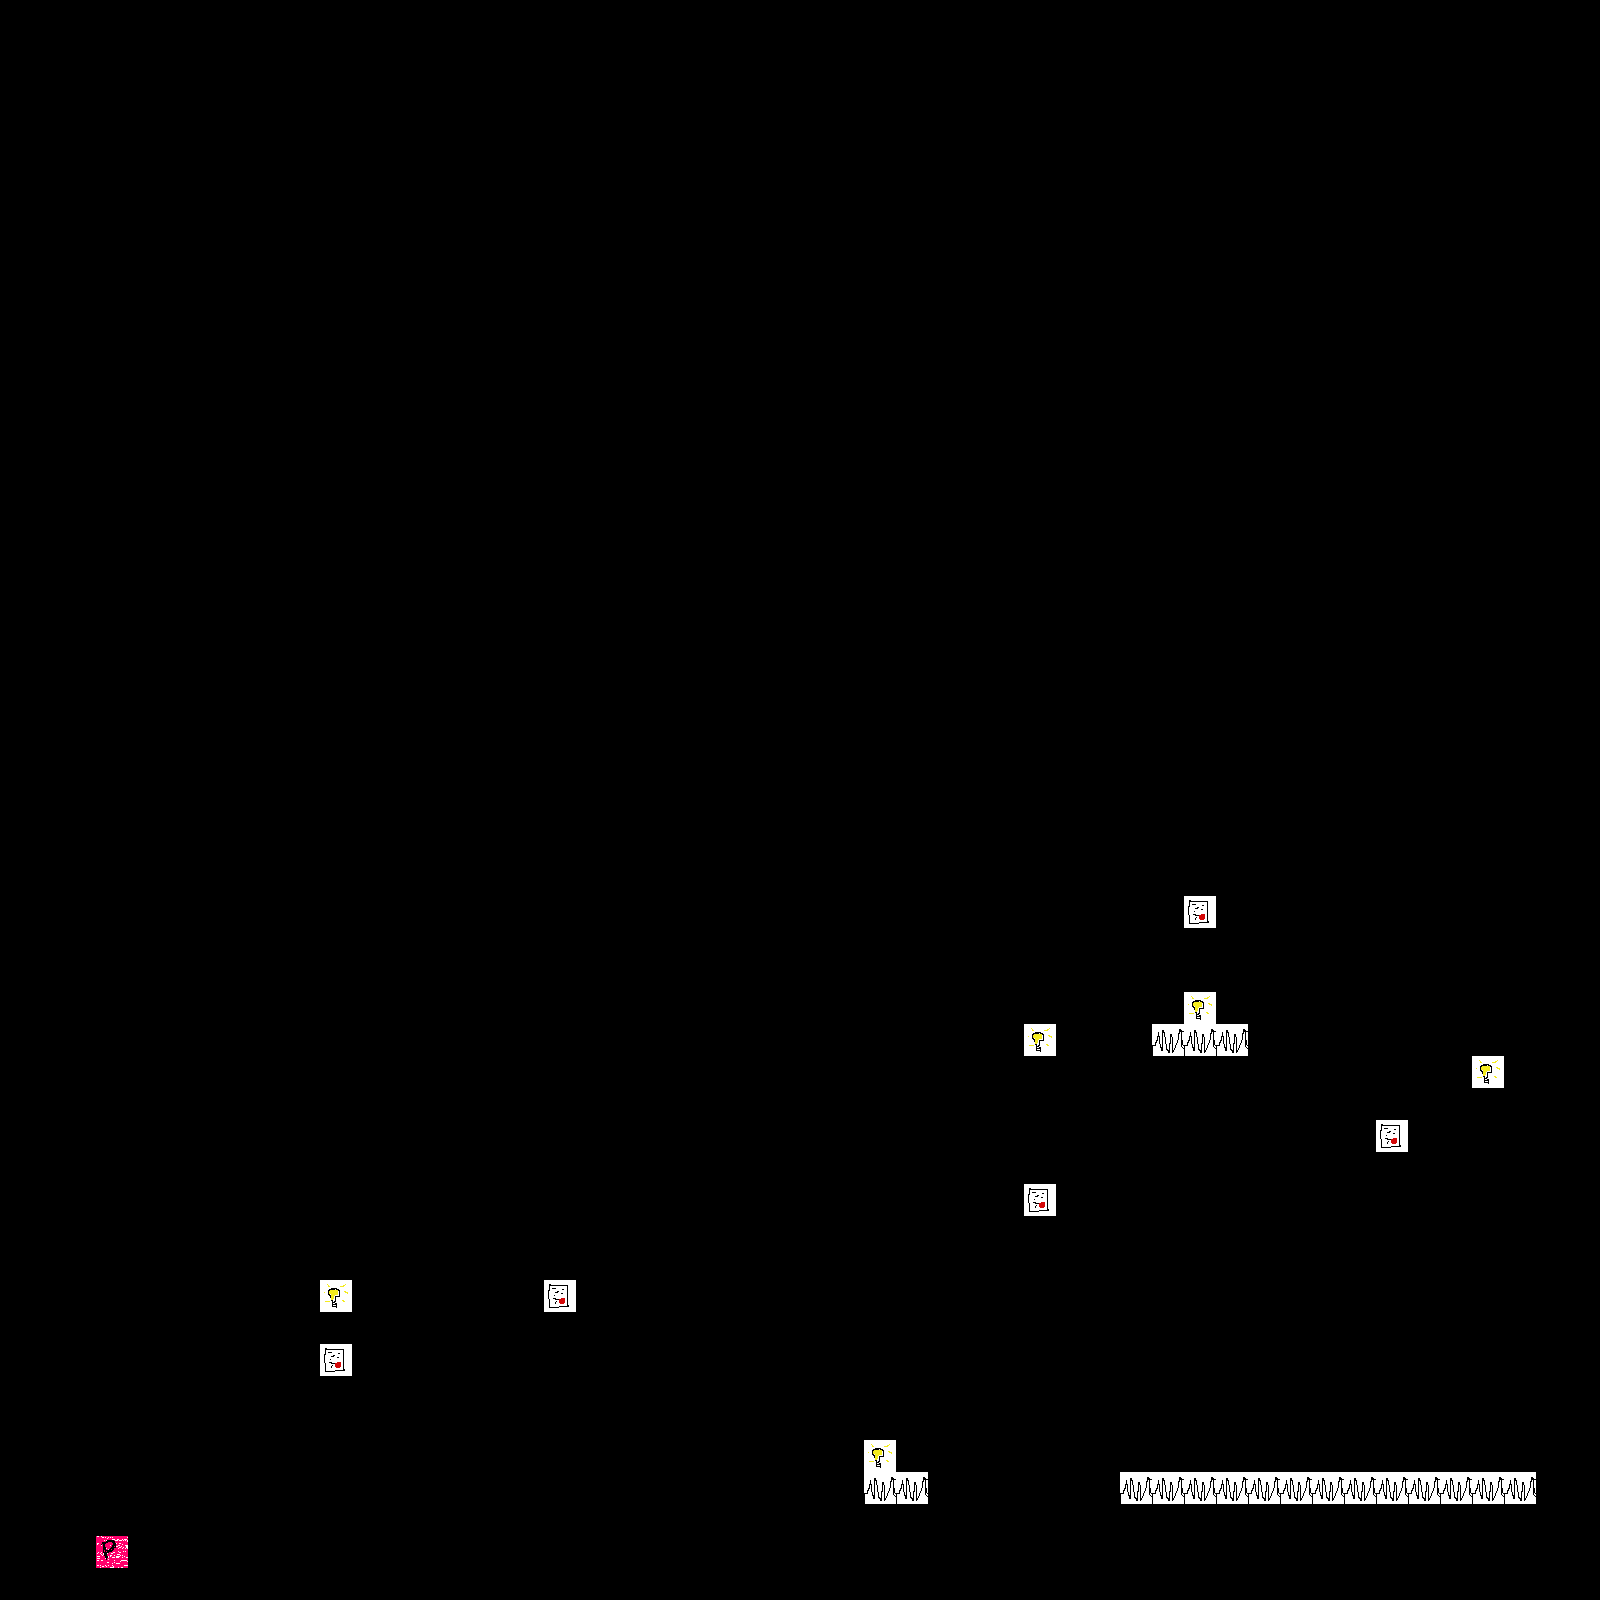

This is a level from a 2D game, rendered from its Tiled map with the project's own tilesets. A one-line summary and the map file follow, with tile-layer data summarised:
An orthogonal 50x50 tile map with 32x32 px tiles, 6 tile layers (collision, certificates, trap, player, ...).

<map version="1.0" orientation="orthogonal" renderorder="right-down" width="50" height="50" tilewidth="32" tileheight="32" nextobjectid="1">
 <tileset firstgid="1" name="tiledMap" tilewidth="32" tileheight="32" tilecount="12" columns="6">
  <image source="tiledMap.png" width="192" height="64" />
 </tileset>
 <layer name="collision" width="50" height="50">
  <data>[2500 cells, 266 non-empty, 1 distinct tile ids]</data>
 </layer>
 <layer name="certificates" width="50" height="50">
  <data>[2500 cells, 5 non-empty, 1 distinct tile ids]</data>
 </layer>
 <layer name="trap" width="50" height="50">
  <data>[2500 cells, 21 non-empty, 2 distinct tile ids]</data>
 </layer>
 <layer name="player" width="50" height="50">
  <data>[2500 cells, 1 non-empty, 1 distinct tile ids]</data>
 </layer>
 <layer name="goblin" width="50" height="50">
  <data>[2500 cells, 0 non-empty, 0 distinct tile ids]</data>
 </layer>
 <layer name="light" width="50" height="50">
  <data>[2500 cells, 5 non-empty, 1 distinct tile ids]</data>
 </layer>
</map>
